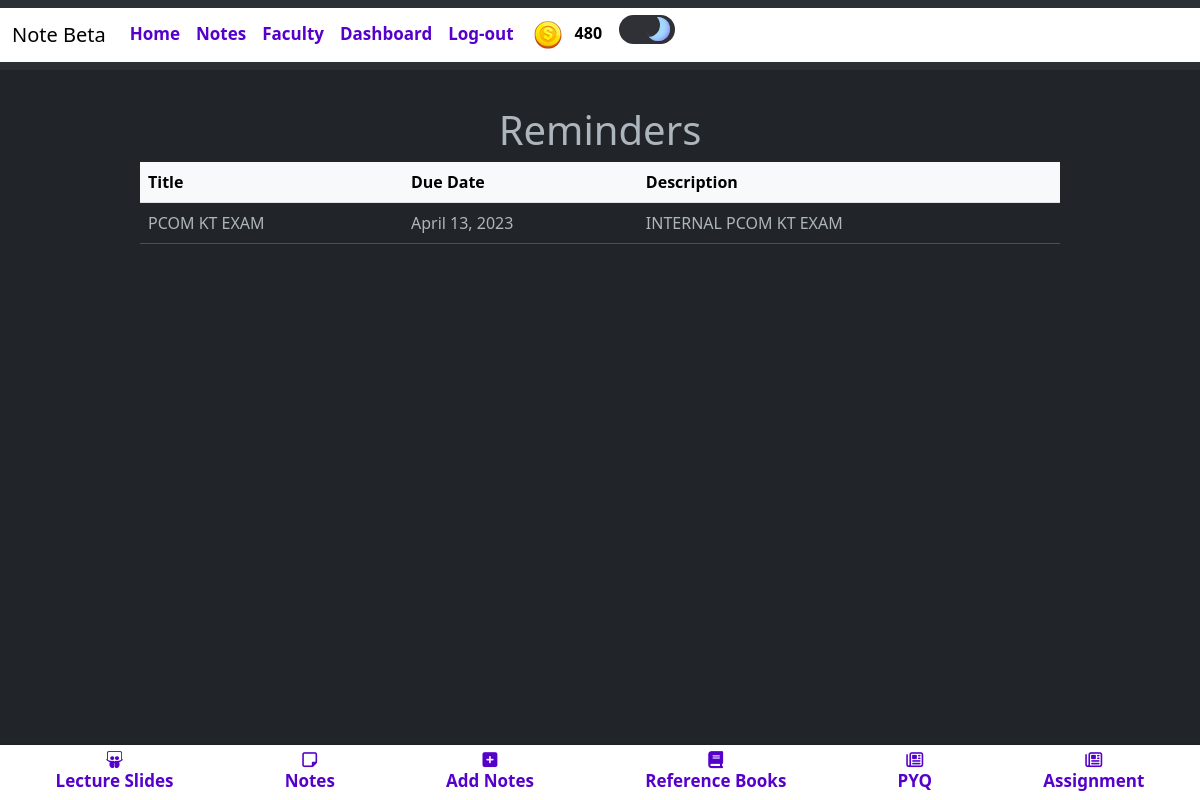
Screenshot of /reminder_list/ (signed in) with the database file from the repository.
### blogapp/models.py (models this page shows, shortened)
class UserAccount(AbstractBaseUser, PermissionsMixin):
    email = models.CharField(max_length = 50,unique=True)
    name = models.CharField(max_length=200)
    is_active = models.BooleanField(default=True)
    is_mod = models.BooleanField(default=False)
    is_nUser = models.BooleanField(default=True)
    is_staff = models.BooleanField(default=False)
    coins_scored = models.IntegerField(default=100,null=True,blank=True)
    rank = models.IntegerField(default=0)
    bookmarks = models.ManyToManyField('blogapp.Notes', blank=True)
    is_emailVerified = models.BooleanField(default=False)
    objects = UserAccountManager()
    USERNAME_FIELD = 'email'
    REQUIRED_FIELDS = ['name']

class Reminder(models.Model):
    title = models.CharField(max_length=200)
    due_date = models.DateField(auto_now=False,auto_now_add=False)
    description = models.TextField(blank=True)

### blogapp/views.py (the view)
# urls.py: path('reminder_list/', views.reminder_list, name='reminder_list'),
def reminder_list(request):
    reminders = Reminder.objects.all()
    return render(request, 'main/reminder_list.html', {'reminders': reminders})

### templates/main/reminder_list.html (shortened to what this page needs)
{% extends 'index.html' %}
{% block content %}
<center>
<div class="container">
  <h1>Reminders</h1>
  <table class="table">
    <thead class="table-light">
      <tr>
        <th>Title</th>
        <th>Due Date</th>
        <th>Description</th>
      </tr>
    </thead>
    <tbody>
      {% for reminder in reminders %}
        <tr>
          <td>{{ reminder.title }}</td>
          <td>{{ reminder.due_date }}</td>
          <td>{{ reminder.description }}</td>
        </tr>
      {% endfor %}
    </tbody>
  </table>
</div>
</center>
{% endblock %}

### templates/components/header.html (shortened to what this page needs)
{% load static %}
<nav class="navbar navbar-expand-lg bg-body-tertiary" >
    <div class="container-fluid" style="background-color: white;">
      <a class="navbar-brand mb-0 h1" href="{% url 'notes'%}" style="color: black;">Note Beta</a>
      <div class="collapse navbar-collapse" id="navbarTogglerDemo03">
        <ul class="navbar-nav me-auto mb-2 mb-lg-0" >
          {% if user.is_authenticated %}
          <li class="nav-item">
            <a class="nav-link abc" href="{% url 'home' %}" >Home</a>
          </li>
          <li class="nav-item" >
            <a class="nav-link abc" href="{% url 'notes' %}" >Notes</a>
          </li>
          <li class="nav-item" >
            <a class="nav-link abc" href="{% url 'teacher' %}" >Faculty</a>
          </li>
          <li class="nav-item" >
            <a class="nav-link abc" href="{% url 'dashboard' %}" >Dashboard</a>
          </li>
          <li class="nav-item">
            <a class="nav-link abc" href="{% url 'logout' %}" >Log-out</a>
          </li>
          {% endif %}
          {% if user.is_authenticated %}
          <table class="coins">
          <th>
          <img src="{% static 'images/coin.png' %}" alt="">
          </th>
          <th>
          <p class="cna" id="cna" style="color: black;">{{ user.coins_scored }}</p>
          </th>
          </table>
    {% endif %}
            <label class="switch">
              <span class="slider"></span>
            </label>
      </div>
    </div>
  </nav>

### templates/components/header.html (style rules this page uses)
.nav-link { margin-top: 5px; color: #5500cb; font-size: 17px; font-weight: bold; }
.coins { width: 3px; }
.cna { margin-top: 12px; font-weight: bold; }
.switch { margin-left: 1em; margin-top: 7px; --width-of-switch: 3.5em; --height-of-switch: 1.8em; --size-of-icon: 1.4em; --slider-offset: 0.3em; position: relative; width: var(--width-of-switch); height: var(--height-of-switch); }
.slider { position: absolute; cursor: pointer; top: 0; left: 0; right: 0; bottom: 0; background-color: #f4f4f5; transition: .4s; border-radius: 30px; }
.slider:before { position: absolute; content: ""; height: var(--size-of-icon,1.4em); width: var(--size-of-icon,1.4em); border-radius: 20px; left: var(--slider-offset,0.3em); top: 50%; transform: translateY(-50%); background: linear-gradient(40deg,#ff0080,#ff8c00 70%); ; transition: .4s; }
input:checked + .slider { background-color: #303136; }
input:checked + .slider:before { left: calc(100% - (var(--size-of-icon,1.4em) + var(--slider-offset,0.3em))); background: #303136; box-shadow: inset -3px -2px 5px -2px #8983f7, inset -10px -4px 0 0 #a3dafb; }

### templates/main/reminder_list.html (style rules this page uses)
.container { max-width: 960px; margin-top: 3%; align-items: center; align-content: center; border-radius: 2px; border-color: aqua; padding: 0 20px; box-sizing: border-box; }

### templates/components/notesBottomNav.html (style rules this page uses)
i,span { color: #5500cb; font-size: 17px; font-weight: bold; }

### rows the page displays
UserAccount: coins_scored "480"
Reminder: title "PCOM KT EXAM", due_date "April 13, 2023", description "INTERNAL PCOM KT EXAM"
